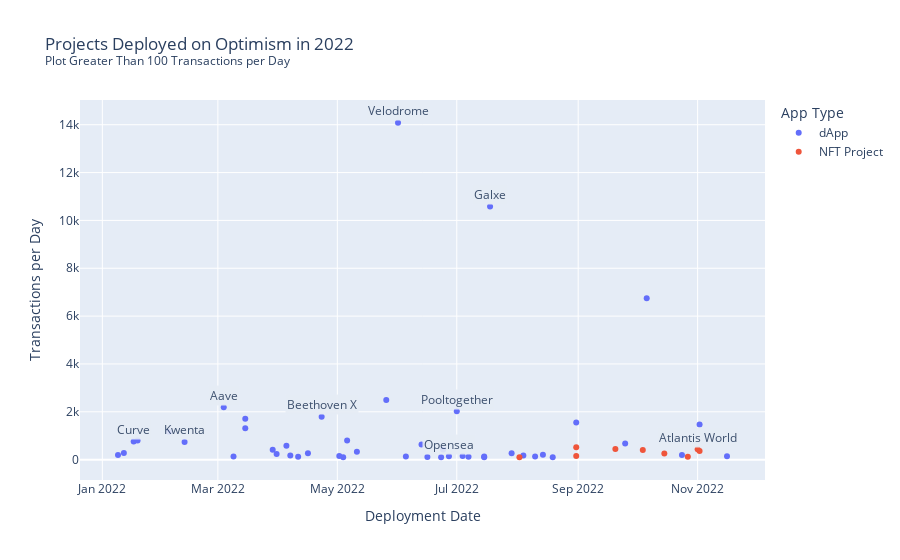

Notebook source saved alongside this figure:
### Code cell
fig = px.scatter(df, x="date", y="txs_per_day",
	        #  size="pop", 
                 color="type",
                 hover_name="project",
                #  size_max=60
                labels={"date":"Deployment Date", "txs_per_day":"Transactions per Day", "type":"App Type"}
                ,title = "Projects Deployed on Optimism in 2022 \
                        <br><sup>Plot Greater Than 100 Transactions per Day</sup>"
                , width=800, height=400
                 )
project_annotations = ['Velodrome','Pooltogether','Galxe','Aave','Curve','Beethoven X','Kwenta','Opensea','Atlantis World']
for p in project_annotations:
        fig.add_annotation(x=df[df['project'] == p]['date'].iloc[0], y=df[df['project'] == p]['txs_per_day'].iloc[0],
                text=p,
                showarrow=False,
                yshift=12,
                bgcolor="#E6ECF5",
                opacity=0.9
                )
fig.show()
if not os.path.exists("img_outputs"):
        os.mkdir("img_outputs")
fig.write_image("img_outputs/op_deployments_2022.svg")
fig.write_image("img_outputs/op_deployments_2022.png")

### Figure 1 — Plotly figure (JSON) as saved in the notebook; plotly's stock layout.template omitted (floating-point values rounded to 4 significant figures)
{"data": [{"hovertemplate": "<b>%{hovertext}</b><br><br>App Type=dApp<br>Deployment Date=%{x}<br>Transactions per Day=%{y}<extra></extra>", "hovertext": ["Paraswap", "Chainhop", "Clipper", "Polynomial Protocol", "Sushi", "Hashflow", "Teleportr/ Warp Speed", "Nested", "Quest3", "Curve", "Reaper Farm", "Zerion", "Beethoven X", "Opensea", "Gelato", "Tarot Finance", "Ripae", "Velodrome", "Kwenta", "Qidao", "Pooltogether", "Beefy Finance", "Mirror", "Wardenswap", "Optimismpad", "Unidex", "Kyberswap", "Granary", "Web3 Savings Protocol", "Opx Finance", "Aave", "Nex", "Thirdweb", "Stargate Finance", "Ecc Domains", "Odos", "Homora V2", "Revert Finance", "Sonne Finance", "Biconomy - Hyphen", "Galxe", "Layer Zero", "Holozaki", "Openxproject", "Apetimism Launchapd", "Lifi"], "legendgroup": "dApp", "marker": {"color": "#636efa", "symbol": "circle"}, "mode": "markers", "name": "dApp", "orientation": "v", "showlegend": true, "type": "scatter", "x": ["2022-07-15T00:00:00", "2022-05-11T00:00:00", "2022-02-04T00:00:00", "2022-03-29T00:00:00", "2022-05-04T00:00:00", "2022-05-02T00:00:00", "2022-04-16T00:00:00", "2022-04-07T00:00:00", "2022-03-31T00:00:00", "2022-01-17T00:00:00", "2022-07-04T00:00:00", "2022-03-09T00:00:00", "2022-04-23T00:00:00", "2022-06-27T00:00:00", "2022-01-09T00:00:00", "2022-05-06T00:00:00", "2022-08-04T00:00:00", "2022-06-01T00:00:00", "2022-02-12T00:00:00", "2022-04-05T00:00:00", "2022-07-01T00:00:00", "2022-06-24T00:00:00", "2022-01-19T00:00:00", "2022-04-11T00:00:00", "2022-08-14T00:00:00", "2022-10-24T00:00:00", "2022-06-16T00:00:00", "2022-05-26T00:00:00", "2022-11-16T00:00:00", "2022-11-02T00:00:00", "2022-03-04T00:00:00", "2022-08-31T00:00:00", "2022-06-23T00:00:00", "2022-03-15T00:00:00", "2022-08-10T00:00:00", "2022-10-06T00:00:00", "2022-07-07T00:00:00", "2022-07-15T00:00:00", "2022-09-25T00:00:00", "2022-06-13T00:00:00", "2022-07-18T00:00:00", "2022-03-15T00:00:00", "2022-06-05T00:00:00", "2022-08-19T00:00:00", "2022-07-29T00:00:00", "2022-01-12T00:00:00"], "xaxis": "x", "y": [101.2, 333.8, 1165.0, 416.7, 105.6, 153.1, 270.0, 176.7, 238.2, 762.2, 150.5, 127.5, 1794.0, 138.5, 196.4, 797.4, 171.1, 14080.0, 740.4, 580.9, 2018.0, 424.7, 800.8, 119.6, 205.0, 193.9, 115.0, 2493.0, 139.3, 1465.0, 2195.0, 1552.0, 104.8, 1707.0, 128.8, 6749.0, 119.6, 137.0, 675.8, 634.4, 10580.0, 1309.0, 130.8, 103.5, 263.8, 282.4], "yaxis": "y"}, {"hovertemplate": "<b>%{hovertext}</b><br><br>App Type=NFT Project<br>Deployment Date=%{x}<br>Transactions per Day=%{y}<extra></extra>", "hovertext": ["RabbitHole Credentials: L2", "OptiChads", "OaycNFT", "Early Optimists", "Alpha Gal", "OP Delegatooors", "OP Horse Kingdom", "OP Bridgooor", "Atlantis World"], "legendgroup": "NFT Project", "marker": {"color": "#EF553B", "symbol": "circle"}, "mode": "markers", "name": "NFT Project", "orientation": "v", "showlegend": true, "type": "scatter", "x": ["2022-10-04T00:00:00", "2022-08-02T00:00:00", "2022-10-15T00:00:00", "2022-08-31T00:00:00", "2022-08-31T00:00:00", "2022-09-20T00:00:00", "2022-10-27T00:00:00", "2022-11-02T00:00:00", "2022-11-01T00:00:00"], "xaxis": "x", "y": [400.8, 100.5, 256.6, 513.5, 149.8, 444.4, 123.9, 360.7, 437.9], "yaxis": "y"}], "layout": {"annotations": [{"bgcolor": "#E6ECF5", "opacity": 0.9, "showarrow": false, "text": "Velodrome", "x": "2022-06-01T00:00:00", "y": 14080.0, "yshift": 12}, {"bgcolor": "#E6ECF5", "opacity": 0.9, "showarrow": false, "text": "Pooltogether", "x": "2022-07-01T00:00:00", "y": 2018.0, "yshift": 12}, {"bgcolor": "#E6ECF5", "opacity": 0.9, "showarrow": false, "text": "Galxe", "x": "2022-07-18T00:00:00", "y": 10580.0, "yshift": 12}, {"bgcolor": "#E6ECF5", "opacity": 0.9, "showarrow": false, "text": "Aave", "x": "2022-03-04T00:00:00", "y": 2195.0, "yshift": 12}, {"bgcolor": "#E6ECF5", "opacity": 0.9, "showarrow": false, "text": "Curve", "x": "2022-01-17T00:00:00", "y": 762.2, "yshift": 12}, {"bgcolor": "#E6ECF5", "opacity": 0.9, "showarrow": false, "text": "Beethoven X", "x": "2022-04-23T00:00:00", "y": 1794.0, "yshift": 12}, {"bgcolor": "#E6ECF5", "opacity": 0.9, "showarrow": false, "text": "Kwenta", "x": "2022-02-12T00:00:00", "y": 740.4, "yshift": 12}, {"bgcolor": "#E6ECF5", "opacity": 0.9, "showarrow": false, "text": "Opensea", "x": "2022-06-27T00:00:00", "y": 138.5, "yshift": 12}, {"bgcolor": "#E6ECF5", "opacity": 0.9, "showarrow": false, "text": "Atlantis World", "x": "2022-11-01T00:00:00", "y": 437.9, "yshift": 12}], "legend": {"title": {"text": "App Type"}, "tracegroupgap": 0}, "title": {"text": "Projects Deployed on Optimism in 2022                         <br><sup>Plot Greater Than 100 Transactions per Day</sup>"}, "xaxis": {"anchor": "y", "domain": [0, 1], "title": {"text": "Deployment Date"}}, "yaxis": {"anchor": "x", "domain": [0, 1], "title": {"text": "Transactions per Day"}}}}
